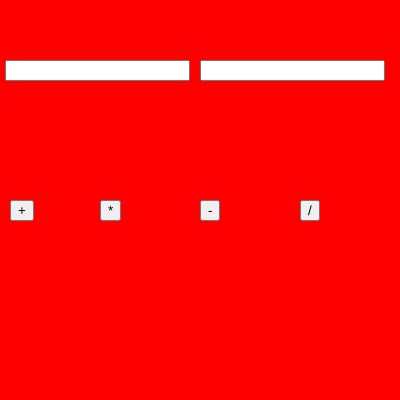
Frame 1 (no input)
Frame 60 (no input): identical to frame 1, image omitted
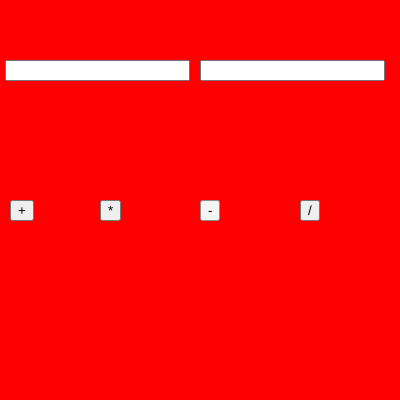
Frame 120 (the mouse pressed at the canvas centre since frame 60)

The p5.js sketch that drew these frames (run headless with seeded random() and noise() and a simulated clock; from frame 60 on, the mouse is pressed at the canvas centre):

// p5.js sketch
// ── sketch.js
var num1,num2;
var b1,b2,b3,b4;
var n1,n2;


function setup() {
  createCanvas(400, 400);
  num1=createInput();
  num1.position(5,60);


  num2=createInput();
  num2.position(200,60);

  b1=createButton("+");
  b1.position(10,200);
b1.mousePressed(add);


b2=createButton("*");
  b2.position(100,200);
b2.mousePressed(mul);


b3=createButton("-");
b3.position(200,200);
b3.mousePressed(sub);


b4=createButton("/");
b4.position(300,200);
b4.mousePressed(div);


}
  
function draw(){
  background("red");

n1=parseInt(num1.value());

n2=parseInt(num2.value());



  
}

function add(){
console.log(n1+n2);

}

function mul(){
  console.log(n1*n2);
  
  }

  function sub(){
    console.log(n1-n2);
    
    }

    function div(){
      console.log(n1/n2);
      
      }
